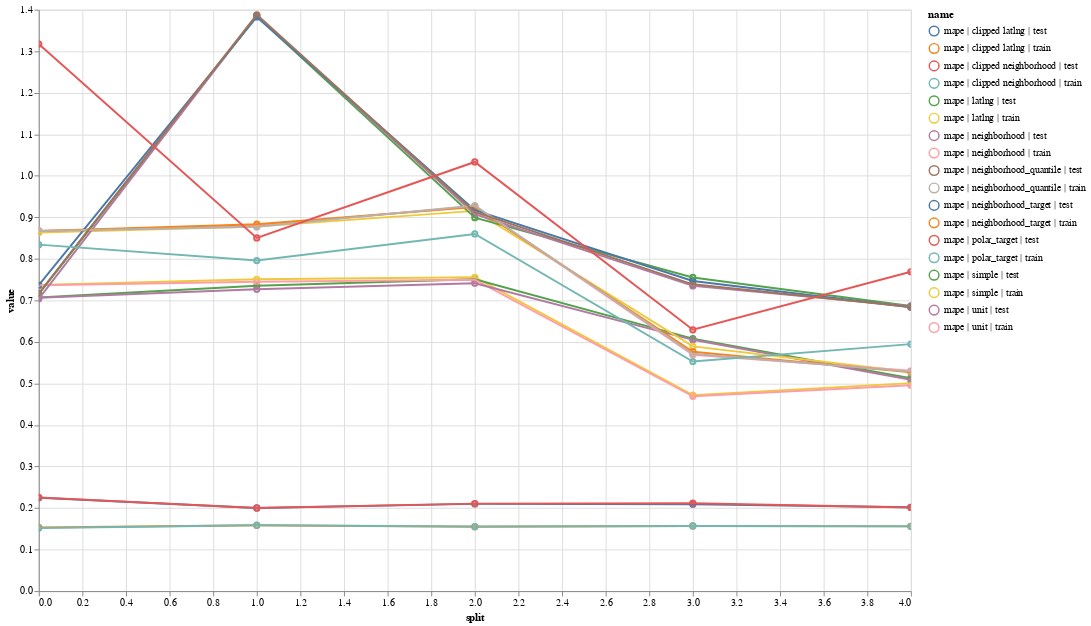

The cell this chart's notebook holds for it:
### Code cell
base = alt.Chart(
    exp.obs_metrics.assign(name = exp.obs_metrics.metric + ' | ' + exp.obs_metrics.name + ' | ' + exp.obs_metrics.split_name).query('metric == "mape"')
)

selection = alt.selection_multi(fields=['name'], bind='legend')
opacity = alt.condition(selection, alt.value(1.0), alt.value(0))

(
    base.mark_point().encode(x = 'split', y = 'value', color = 'name', tooltip = ['name', 'value'], opacity = opacity) + 
    base.mark_line().encode(x = 'split', y = 'value', color = 'name', opacity = opacity)
).add_selection(selection).properties(width=900, height=600).interactive(bind_x = False)

### Figure 1 — Vega-Lite specification as saved in the notebook (floating-point values rounded to 4 significant figures)
{"config": {"view": {"continuousWidth": 400, "continuousHeight": 300}}, "layer": [{"mark": "point", "encoding": {"color": {"field": "name", "type": "nominal"}, "opacity": {"condition": {"value": 1.0, "selection": "selector001"}, "value": 0}, "tooltip": [{"field": "name", "type": "nominal"}, {"field": "value", "type": "quantitative"}], "x": {"field": "split", "type": "quantitative"}, "y": {"field": "value", "type": "quantitative"}}, "selection": {"selector001": {"type": "multi", "fields": ["name"], "bind": "legend"}, "selector002": {"type": "interval", "bind": "scales", "encodings": ["y"]}}}, {"mark": "line", "encoding": {"color": {"field": "name", "type": "nominal"}, "opacity": {"condition": {"value": 1.0, "selection": "selector001"}, "value": 0}, "x": {"field": "split", "type": "quantitative"}, "y": {"field": "value", "type": "quantitative"}}}], "data": {"name": "data-185b4a8a2c1ccba6fcd14758686a882d"}, "height": 600, "width": 900, "$schema": "https://vega.github.io/schema/vega-lite/v4.17.0.json", "datasets": {"data-185b4a8a2c1ccba6fcd14758686a882d": [{"split_name": "train", "split": 0, "metric": "mape", "value": 0.7372, "name": "mape | simple | train"}, {"split_name": "test", "split": 0, "metric": "mape", "value": 0.7068, "name": "mape | simple | test"}, {"split_name": "train", "split": 1, "metric": "mape", "value": 0.7509, "name": "mape | simple | train"}, {"split_name": "test", "split": 1, "metric": "mape", "value": 0.7353, "name": "mape | simple | test"}, {"split_name": "train", "split": 2, "metric": "mape", "value": 0.7557, "name": "mape | simple | train"}, {"split_name": "test", "split": 2, "metric": "mape", "value": 0.7508, "name": "mape | simple | test"}, {"split_name": "train", "split": 3, "metric": "mape", "value": 0.4717, "name": "mape | simple | train"}, {"split_name": "test", "split": 3, "metric": "mape", "value": 0.6079, "name": "mape | simple | test"}, {"split_name": "train", "split": 4, "metric": "mape", "value": 0.5007, "name": "mape | simple | train"}, {"split_name": "test", "split": 4, "metric": "mape", "value": 0.5126, "name": "mape | simple | test"}, {"split_name": "train", "split": 0, "metric": "mape", "value": 0.7364, "name": "mape | unit | train"}, {"split_name": "test", "split": 0, "metric": "mape", "value": 0.7063, "name": "mape | unit | test"}, {"split_name": "train", "split": 1, "metric": "mape", "value": 0.7448, "name": "mape | unit | train"}, {"split_name": "test", "split": 1, "metric": "mape", "value": 0.7266, "name": "mape | unit | test"}, {"split_name": "train", "split": 2, "metric": "mape", "value": 0.7498, "name": "mape | unit | train"}, {"split_name": "test", "split": 2, "metric": "mape", "value": 0.7413, "name": "mape | unit | test"}, {"split_name": "train", "split": 3, "metric": "mape", "value": 0.469, "name": "mape | unit | train"}, {"split_name": "test", "split": 3, "metric": "mape", "value": 0.6051, "name": "mape | unit | test"}, {"split_name": "train", "split": 4, "metric": "mape", "value": 0.4957, "name": "mape | unit | train"}, {"split_name": "test", "split": 4, "metric": "mape", "value": 0.5089, "name": "mape | unit | test"}, {"split_name": "train", "split": 0, "metric": "mape", "value": 0.8634, "name": "mape | latlng | train"}, {"split_name": "test", "split": 0, "metric": "mape", "value": 0.7149, "name": "mape | latlng | test"}, {"split_name": "train", "split": 1, "metric": "mape", "value": 0.8776, "name": "mape | latlng | train"}, {"split_name": "test", "split": 1, "metric": "mape", "value": 1.384, "name": "mape | latlng | test"}, {"split_name": "train", "split": 2, "metric": "mape", "value": 0.9155, "name": "mape | latlng | train"}, {"split_name": "test", "split": 2, "metric": "mape", "value": 0.8993, "name": "mape | latlng | test"}, {"split_name": "train", "split": 3, "metric": "mape", "value": 0.5891, "name": "mape | latlng | train"}, {"split_name": "test", "split": 3, "metric": "mape", "value": 0.7552, "name": "mape | latlng | test"}, {"split_name": "train", "split": 4, "metric": "mape", "value": 0.5275, "name": "mape | latlng | train"}, {"split_name": "test", "split": 4, "metric": "mape", "value": 0.6867, "name": "mape | latlng | test"}, {"split_name": "train", "split": 0, "metric": "mape", "value": 0.8673, "name": "mape | neighborhood | train"}, {"split_name": "test", "split": 0, "metric": "mape", "value": 0.7038, "name": "mape | neighborhood | test"}, {"split_name": "train", "split": 1, "metric": "mape", "value": 0.8801, "name": "mape | neighborhood | train"}, {"split_name": "test", "split": 1, "metric": "mape", "value": 1.386, "name": "mape | neighborhood | test"}, {"split_name": "train", "split": 2, "metric": "mape", "value": 0.9266, "name": "mape | neighborhood | train"}, {"split_name": "test", "split": 2, "metric": "mape", "value": 0.9076, "name": "mape | neighborhood | test"}, {"split_name": "train", "split": 3, "metric": "mape", "value": 0.569, "name": "mape | neighborhood | train"}, {"split_name": "test", "split": 3, "metric": "mape", "value": 0.7349, "name": "mape | neighborhood | test"}, {"split_name": "train", "split": 4, "metric": "mape", "value": 0.5305, "name": "mape | neighborhood | train"}, {"split_name": "test", "split": 4, "metric": "mape", "value": 0.6859, "name": "mape | neighborhood | test"}, {"split_name": "train", "split": 0, "metric": "mape", "value": 0.8671, "name": "mape | neighborhood_target | train"}, {"split_name": "test", "split": 0, "metric": "mape", "value": 0.7367, "name": "mape | neighborhood_target | test"}, {"split_name": "train", "split": 1, "metric": "mape", "value": 0.8836, "name": "mape | neighborhood_target | train"}, {"split_name": "test", "split": 1, "metric": "mape", "value": 1.382, "name": "mape | neighborhood_target | test"}, {"split_name": "train", "split": 2, "metric": "mape", "value": 0.9248, "name": "mape | neighborhood_target | train"}, {"split_name": "test", "split": 2, "metric": "mape", "value": 0.9171, "name": "mape | neighborhood_target | test"}, {"split_name": "train", "split": 3, "metric": "mape", "value": 0.5764, "name": "mape | neighborhood_target | train"}, {"split_name": "test", "split": 3, "metric": "mape", "value": 0.7467, "name": "mape | neighborhood_target | test"}, {"split_name": "train", "split": 4, "metric": "mape", "value": 0.5267, "name": "mape | neighborhood_target | train"}, {"split_name": "test", "split": 4, "metric": "mape", "value": 0.6836, "name": "mape | neighborhood_target | test"}, {"split_name": "train", "split": 0, "metric": "mape", "value": 0.8671, "name": "mape | neighborhood_quantile | train"}, {"split_name": "test", "split": 0, "metric": "mape", "value": 0.7169, "name": "mape | neighborhood_quantile | test"}, {"split_name": "train", "split": 1, "metric": "mape", "value": 0.8773, "name": "mape | neighborhood_quantile | train"}, {"split_name": "test", "split": 1, "metric": "mape", "value": 1.388, "name": "mape | neighborhood_quantile | test"}, {"split_name": "train", "split": 2, "metric": "mape", "value": 0.9283, "name": "mape | neighborhood_quantile | train"}, {"split_name": "test", "split": 2, "metric": "mape", "value": 0.9131, "name": "mape | neighborhood_quantile | test"}, {"split_name": "train", "split": 3, "metric": "mape", "value": 0.5715, "name": "mape | neighborhood_quantile | train"}, {"split_name": "test", "split": 3, "metric": "mape", "value": 0.7387, "name": "mape | neighborhood_quantile | test"}, {"split_name": "train", "split": 4, "metric": "mape", "value": 0.5284, "name": "mape | neighborhood_quantile | train"}, {"split_name": "test", "split": 4, "metric": "mape", "value": 0.6839, "name": "mape | neighborhood_quantile | test"}, {"split_name": "train", "split": 0, "metric": "mape", "value": 0.8342, "name": "mape | polar_target | train"}, {"split_name": "test", "split": 0, "metric": "mape", "value": 1.317, "name": "mape | polar_target | test"}, {"split_name": "train", "split": 1, "metric": "mape", "value": 0.7958, "name": "mape | polar_target | train"}, {"split_name": "test", "split": 1, "metric": "mape", "value": 0.8504, "name": "mape | polar_target | test"}, {"split_name": "train", "split": 2, "metric": "mape", "value": 0.8599, "name": "mape | polar_target | train"}, {"split_name": "test", "split": 2, "metric": "mape", "value": 1.033, "name": "mape | polar_target | test"}, {"split_name": "train", "split": 3, "metric": "mape", "value": 0.5528, "name": "mape | polar_target | train"}, {"split_name": "test", "split": 3, "metric": "mape", "value": 0.6292, "name": "mape | polar_target | test"}, {"split_name": "train", "split": 4, "metric": "mape", "value": 0.5947, "name": "mape | polar_target | train"}, {"split_name": "test", "split": 4, "metric": "mape", "value": 0.7689, "name": "mape | polar_target | test"}, {"split_name": "train", "split": 0, "metric": "mape", "value": 0.1532, "name": "mape | clipped latlng | train"}, {"split_name": "test", "split": 0, "metric": "mape", "value": 0.2247, "name": "mape | clipped latlng | test"}, {"split_name": "train", "split": 1, "metric": "mape", "value": 0.1584, "name": "mape | clipped latlng | train"}, {"split_name": "test", "split": 1, "metric": "mape", "value": 0.2002, "name": "mape | clipped latlng | test"}, {"split_name": "train", "split": 2, "metric": "mape", "value": 0.1548, "name": "mape | clipped latlng | train"}, {"split_name": "test", "split": 2, "metric": "mape", "value": 0.21, "name": "mape | clipped latlng | test"}, {"split_name": "train", "split": 3, "metric": "mape", "value": 0.1569, "name": "mape | clipped latlng | train"}, {"split_name": "test", "split": 3, "metric": "mape", "value": 0.2092, "name": "mape | clipped latlng | test"}, {"split_name": "train", "split": 4, "metric": "mape", "value": 0.1559, "name": "mape | clipped latlng | train"}, {"split_name": "test", "split": 4, "metric": "mape", "value": 0.2019, "name": "mape | clipped latlng | test"}, {"split_name": "train", "split": 0, "metric": "mape", "value": 0.1521, "name": "mape | clipped neighborhood | train"}, {"split_name": "test", "split": 0, "metric": "mape", "value": 0.2255, "name": "mape | clipped neighborhood | test"}, {"split_name": "train", "split": 1, "metric": "mape", "value": 0.1586, "name": "mape | clipped neighborhood | train"}, {"split_name": "test", "split": 1, "metric": "mape", "value": 0.2, "name": "mape | clipped neighborhood | test"}, {"split_name": "train", "split": 2, "metric": "mape", "value": 0.1554, "name": "mape | clipped neighborhood | train"}, {"split_name": "test", "split": 2, "metric": "mape", "value": 0.2106, "name": "mape | clipped neighborhood | test"}, {"split_name": "train", "split": 3, "metric": "mape", "value": 0.157, "name": "mape | clipped neighborhood | train"}, {"split_name": "test", "split": 3, "metric": "mape", "value": 0.2116, "name": "mape | clipped neighborhood | test"}, {"split_name": "train", "split": 4, "metric": "mape", "value": 0.156, "name": "mape | clipped neighborhood | train"}, {"split_name": "test", "split": 4, "metric": "mape", "value": 0.2014, "name": "mape | clipped neighborhood | test"}]}}
